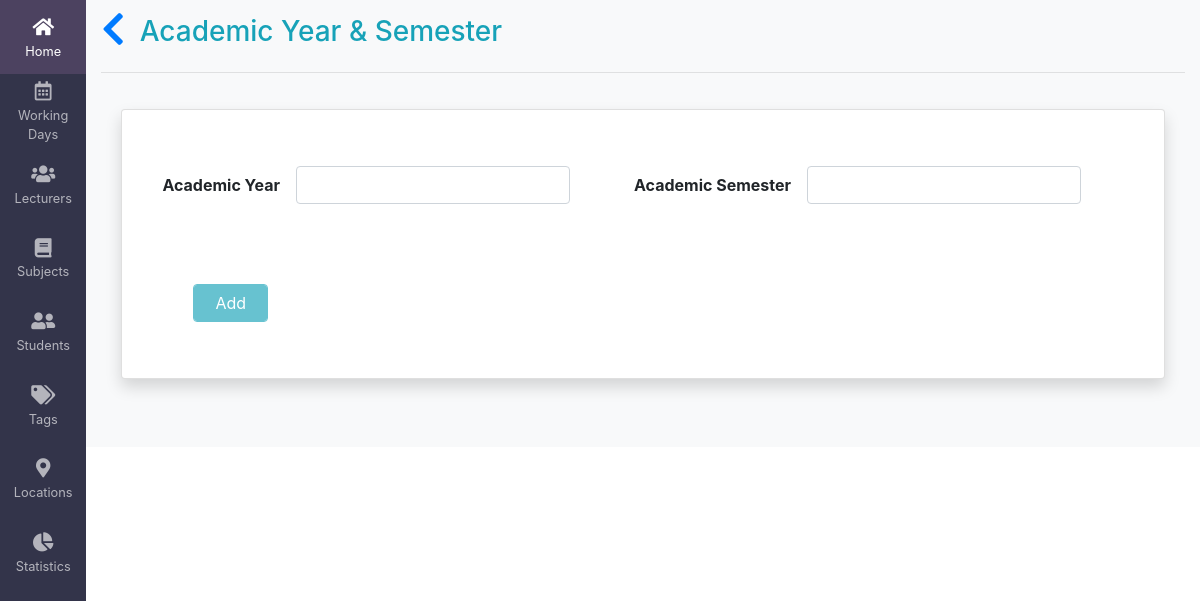
Page /academics/ on the earlier database version.
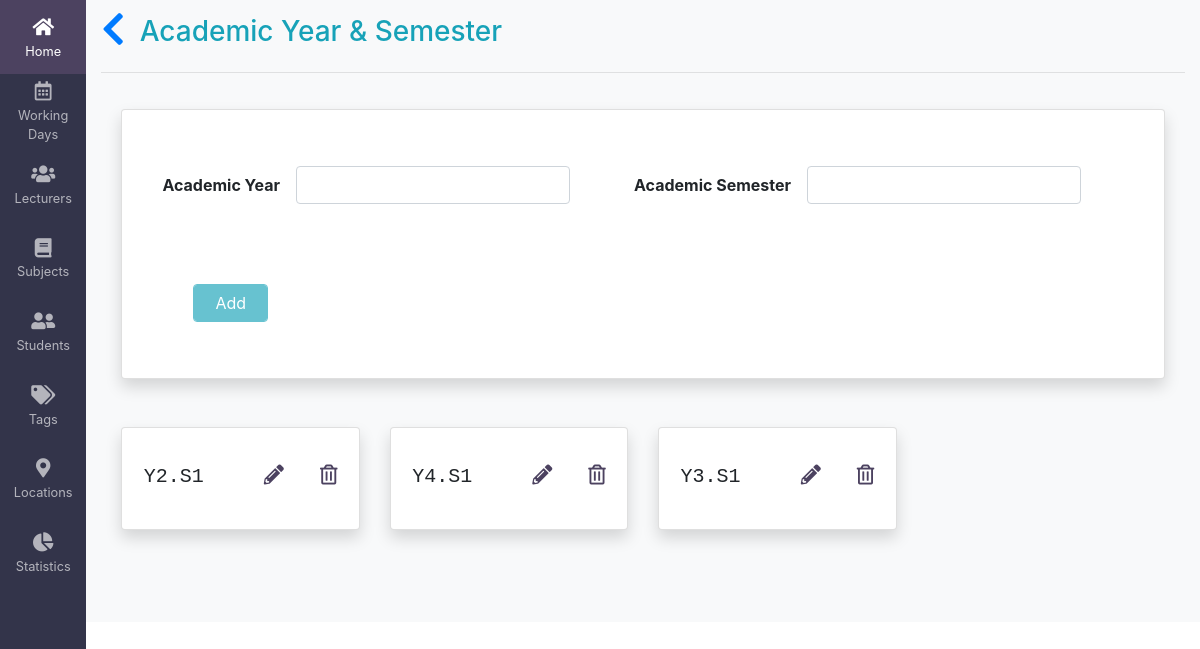
Same page on the later database version.
### timetable/models.py (models this page shows, shortened)
class AcademicYearSemester(models.Model):
    academic_year = models.IntegerField(default=1)
    academic_semester = models.IntegerField(default=1)
    class Meta:
        db_table = "timetable_academicyearsemester"
        constraints = [
            models.UniqueConstraint(
                fields=['academic_year', 'academic_semester'], name='academic_details')
        ]

### timetable/views.py (the view)
# urls.py: path('academics/', views.AcademicYearSemesterView.as_view(), name='academics'),
class AcademicYearSemesterView(generic.ListView):
    model = AcademicYearSemester
    template_name = 'students/academic-year-semester.html'

### template/students/academic-year-semester.html (shortened to what this page needs)
{% extends 'base.html' %}
{% block content %}
<div class="container-fluid main bg-light">
    <div >
        <div class="bg-light text-info" style="padding: 15px 0px; font-weight: 900;">
            <h3><a href="{% url 'students' %}"><i class="fas fa-chevron-left fa-lg"></i></a>&nbsp; Academic Year & Semester</h3>
        </div>
        <hr style="margin-top: 0px; margin-left: 0rem; ">
        <div class="scrollable bg-light">
            <div class="card-body bg-light">
                <div class="card shadow p-3 mb-5 bg-white rounded">
                    <form action="" class="form-inline" id="addAcademics">
                        <div class="form-group m-4">
                            <label class="text-black font-weight-bold" for="academicYearId">Academic Year </label>
                            <input type="number" class="form-control m-3" id="academicYearId" name="academicYear" min="1"/>
                        </div>
                        <div class="form-group m-4">
                            <label class="font-weight-bold" for="academicSemesterId">Academic Semester </label>
                            <input type="number" class="form-control m-3" id="academicSemesterId" name="academicSemester" min="1"/>
                        </div>
                        <div class="col-lg-2">
                            <div class="form-group m-4">
                                <input type="submit" id="mybtn" class="form-control m-3 btn btn-info btn-block" value="  Add  " disabled="true"/>
                            </div>
                        </div>
                      </form>
                </div>
                <div class="row row-cols-1 row-cols-md-4 chaa">
                    {% for academicyearsemester in academicyearsemester_list %}
                    <div class="col mb-4" id="ays-{{academicyearsemester.id}}">
                        <div class="card shadow p-3 mb-5 bg-white rounded text-center">
                            <pre>
                                <h5>Y<span class="proName userData"name="pname">{{academicyearsemester.academic_year }}</span>.S<span name="pabbv" class="proAbbv userData" >{{ academicyearsemester.academic_semester}}</span>     <span onclick="editAcademics({{academicyearsemester.id}})" data-toggle="modal" data-target="#myModal" ><i class="fas fa-pencil-alt" style="color: #4c4260;"></i></span>   <span onclick="deleteAca({{academicyearsemester.id}})"><i class="far fa-trash-alt" style="color: #4c4260;"></i></span><h5></pre>
                        </div>
                    </div>
                    {% endfor %}
                </div>
            </div>
        </div>
    </div>
</div>
{% endblock %}

Differences in the rows shown:
added AcademicYearSemester: academic_year "2", academic_semester "1"
added AcademicYearSemester: academic_year "4", academic_semester "1"
added AcademicYearSemester: academic_year "3", academic_semester "1"
